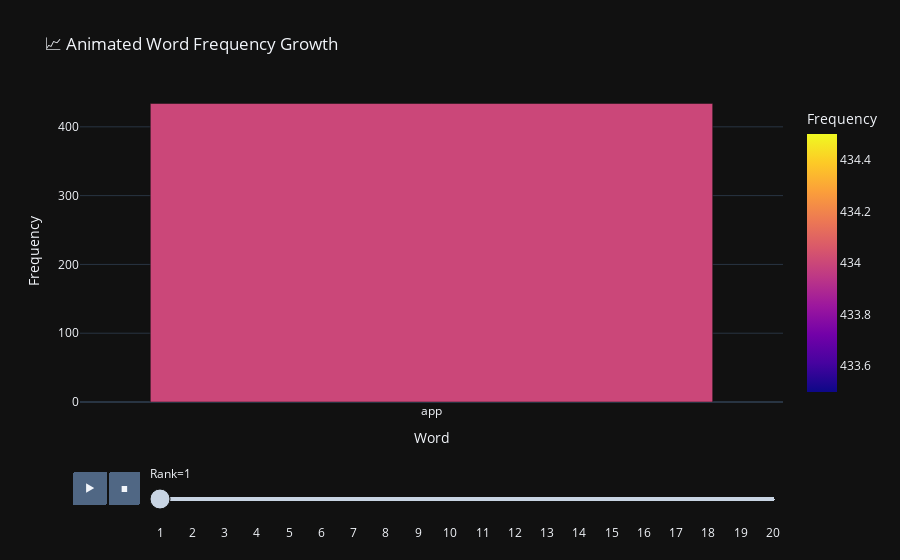

Notebook code for this chart:
### Code cell
# ===============================
# STEP 7D: ANIMATED BAR CHART (Plotly Express)
# ===============================
most_common['Rank'] = np.arange(1, len(most_common)+1)

fig = px.bar(
    most_common,
    x='Word', y='Frequency',
    animation_frame='Rank',
    color='Frequency',
    range_y=[0, most_common['Frequency'].max()+5],
    title="📈 Animated Word Frequency Growth",
    color_continuous_scale='Plasma'
)
fig.update_layout(template='plotly_dark', xaxis_title='Word', yaxis_title='Frequency')

fig.show()

animated_bar_path = os.path.join(save_dir, "animated_word_growth.html")
fig.write_html(animated_bar_path)
print(f"✅ Animated Word Growth Chart saved as: {animated_bar_path}")

### Figure 1 — Plotly figure (JSON) as saved in the notebook; plotly's stock layout.template omitted (floating-point values rounded to 4 significant figures)
{"data": [{"alignmentgroup": "True", "hovertemplate": "Rank=1<br>Word=%{x}<br>Frequency=%{marker.color}<extra></extra>", "legendgroup": "", "marker": {"color": [434], "coloraxis": "coloraxis", "pattern": {"shape": ""}}, "name": "", "offsetgroup": "", "orientation": "v", "showlegend": false, "textposition": "auto", "type": "bar", "x": ["app"], "xaxis": "x", "y": [434], "yaxis": "y"}], "layout": {"barmode": "relative", "coloraxis": {"colorbar": {"title": {"text": "Frequency"}}, "colorscale": [[0, "#0d0887"], [0.1111, "#46039f"], [0.2222, "#7201a8"], [0.3333, "#9c179e"], [0.4444, "#bd3786"], [0.5556, "#d8576b"], [0.6667, "#ed7953"], [0.7778, "#fb9f3a"], [0.8889, "#fdca26"], [1, "#f0f921"]]}, "legend": {"tracegroupgap": 0}, "sliders": [{"active": 0, "currentvalue": {"prefix": "Rank="}, "len": 0.9, "pad": {"b": 10, "t": 60}, "steps": [{"args": [["1"], {"frame": {"duration": 0, "redraw": true}, "fromcurrent": true, "mode": "immediate", "transition": {"duration": 0, "easing": "linear"}}], "label": "1", "method": "animate"}, {"args": [["2"], {"frame": {"duration": 0, "redraw": true}, "fromcurrent": true, "mode": "immediate", "transition": {"duration": 0, "easing": "linear"}}], "label": "2", "method": "animate"}, {"args": [["3"], {"frame": {"duration": 0, "redraw": true}, "fromcurrent": true, "mode": "immediate", "transition": {"duration": 0, "easing": "linear"}}], "label": "3", "method": "animate"}, {"args": [["4"], {"frame": {"duration": 0, "redraw": true}, "fromcurrent": true, "mode": "immediate", "transition": {"duration": 0, "easing": "linear"}}], "label": "4", "method": "animate"}, {"args": [["5"], {"frame": {"duration": 0, "redraw": true}, "fromcurrent": true, "mode": "immediate", "transition": {"duration": 0, "easing": "linear"}}], "label": "5", "method": "animate"}, {"args": [["6"], {"frame": {"duration": 0, "redraw": true}, "fromcurrent": true, "mode": "immediate", "transition": {"duration": 0, "easing": "linear"}}], "label": "6", "method": "animate"}, {"args": [["7"], {"frame": {"duration": 0, "redraw": true}, "fromcurrent": true, "mode": "immediate", "transition": {"duration": 0, "easing": "linear"}}], "label": "7", "method": "animate"}, {"args": [["8"], {"frame": {"duration": 0, "redraw": true}, "fromcurrent": true, "mode": "immediate", "transition": {"duration": 0, "easing": "linear"}}], "label": "8", "method": "animate"}, {"args": [["9"], {"frame": {"duration": 0, "redraw": true}, "fromcurrent": true, "mode": "immediate", "transition": {"duration": 0, "easing": "linear"}}], "label": "9", "method": "animate"}, {"args": [["10"], {"frame": {"duration": 0, "redraw": true}, "fromcurrent": true, "mode": "immediate", "transition": {"duration": 0, "easing": "linear"}}], "label": "10", "method": "animate"}, {"args": [["11"], {"frame": {"duration": 0, "redraw": true}, "fromcurrent": true, "mode": "immediate", "transition": {"duration": 0, "easing": "linear"}}], "label": "11", "method": "animate"}, {"args": [["12"], {"frame": {"duration": 0, "redraw": true}, "fromcurrent": true, "mode": "immediate", "transition": {"duration": 0, "easing": "linear"}}], "label": "12", "method": "animate"}, {"args": [["13"], {"frame": {"duration": 0, "redraw": true}, "fromcurrent": true, "mode": "immediate", "transition": {"duration": 0, "easing": "linear"}}], "label": "13", "method": "animate"}, {"args": [["14"], {"frame": {"duration": 0, "redraw": true}, "fromcurrent": true, "mode": "immediate", "transition": {"duration": 0, "easing": "linear"}}], "label": "14", "method": "animate"}, {"args": [["15"], {"frame": {"duration": 0, "redraw": true}, "fromcurrent": true, "mode": "immediate", "transition": {"duration": 0, "easing": "linear"}}], "label": "15", "method": "animate"}, {"args": [["16"], {"frame": {"duration": 0, "redraw": true}, "fromcurrent": true, "mode": "immediate", "transition": {"duration": 0, "easing": "linear"}}], "label": "16", "method": "animate"}, {"args": [["17"], {"frame": {"duration": 0, "redraw": true}, "fromcurrent": true, "mode": "immediate", "transition": {"duration": 0, "easing": "linear"}}], "label": "17", "method": "animate"}, {"args": [["18"], {"frame": {"duration": 0, "redraw": true}, "fromcurrent": true, "mode": "immediate", "transition": {"duration": 0, "easing": "linear"}}], "label": "18", "method": "animate"}, {"args": [["19"], {"frame": {"duration": 0, "redraw": true}, "fromcurrent": true, "mode": "immediate", "transition": {"duration": 0, "easing": "linear"}}], "label": "19", "method": "animate"}, {"args": [["20"], {"frame": {"duration": 0, "redraw": true}, "fromcurrent": true, "mode": "immediate", "transition": {"duration": 0, "easing": "linear"}}], "label": "20", "method": "animate"}], "x": 0.1, "xanchor": "left", "y": 0, "yanchor": "top"}], "title": {"text": "📈 Animated Word Frequency Growth"}, "updatemenus": [{"buttons": [{"args": [null, {"frame": {"duration": 500, "redraw": true}, "fromcurrent": true, "mode": "immediate", "transition": {"duration": 500, "easing": "linear"}}], "label": "&#9654;", "method": "animate"}, {"args": [[null], {"frame": {"duration": 0, "redraw": true}, "fromcurrent": true, "mode": "immediate", "transition": {"duration": 0, "easing": "linear"}}], "label": "&#9724;", "method": "animate"}], "direction": "left", "pad": {"r": 10, "t": 70}, "showactive": false, "type": "buttons", "x": 0.1, "xanchor": "right", "y": 0, "yanchor": "top"}], "xaxis": {"anchor": "y", "domain": [0, 1], "title": {"text": "Word"}}, "yaxis": {"anchor": "x", "domain": [0, 1], "range": [0, 439], "title": {"text": "Frequency"}}}}
